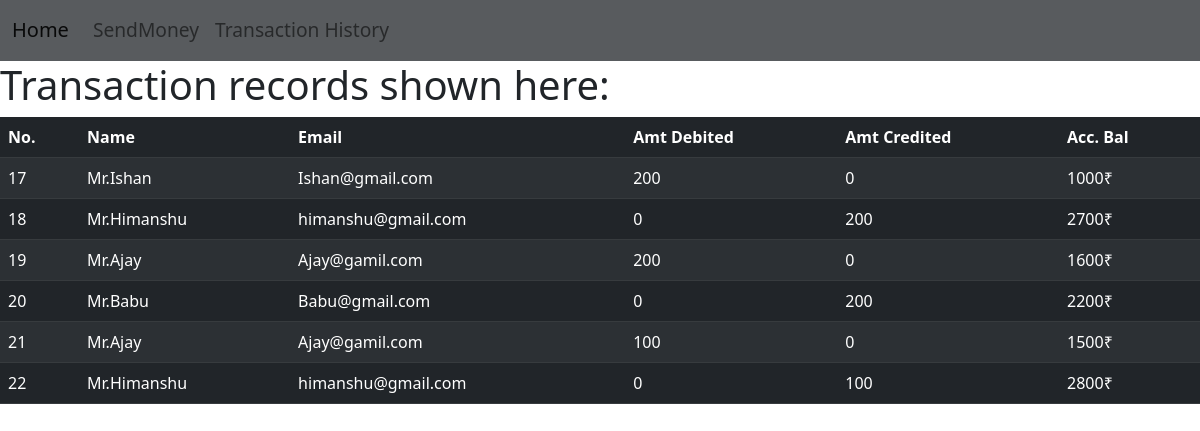
The page /trans on the database its author committed.
### intiate/models.py (models this page shows)
class transectiondetail(models.Model):
    name = models.CharField(max_length=30)
    email = models.EmailField(max_length=30)
    deb_amt = models.IntegerField()
    cr_amt = models.IntegerField()
    ac_bal = models.IntegerField()

### intiate/views.py (the view)
# urls.py: path('trans',views.trans),
def trans(request):
    trans = transectiondetail.objects.all()
    return render(request,'trans.html',{'trans':trans})

### templates/trans.html
{%extends "layout.html"%}
{%block body%}
    <h1>Transaction records shown here: </h1>
    <table class="table table-striped table-dark">
        <thead>
          <tr>
            <th>No.</th>
					  <th>Name</th>
					  <th>Email</th>
					  <th>Amt Debited</th>
					  <th>Amt Credited</th>
					  <th>Acc. Bal</th>
          </tr>
        </thead>
        <tbody>
          {% for i in trans %}
				<tr>
					<td>{{i.id}}</td>
					<td>{{i.name}}</td>
					<td>{{i.email}}</td>
					<td>{{i.deb_amt}}</td>
					<td>{{i.cr_amt}}</td>
					<td>{{i.ac_bal}}₹</td>
				</tr>
				{% endfor %}
        </tbody>
      </table>
{%endblock%}

### rows shown on the page
transectiondetail: id "17", name "Mr.Ishan", email "Ishan@gmail.com", deb_amt "200", cr_amt "0", ac_bal "1000"
transectiondetail: id "18", name "Mr.Himanshu", email "himanshu@gmail.com", deb_amt "0", cr_amt "200", ac_bal "2700"
transectiondetail: id "19", name "Mr.Ajay", email "Ajay@gamil.com", deb_amt "200", cr_amt "0", ac_bal "1600"
transectiondetail: id "20", name "Mr.Babu", email "Babu@gmail.com", deb_amt "0", cr_amt "200", ac_bal "2200"
transectiondetail: id "21", name "Mr.Ajay", email "Ajay@gamil.com", deb_amt "100", cr_amt "0", ac_bal "1500"
transectiondetail: id "22", name "Mr.Himanshu", email "himanshu@gmail.com", deb_amt "0", cr_amt "100", ac_bal "2800"
